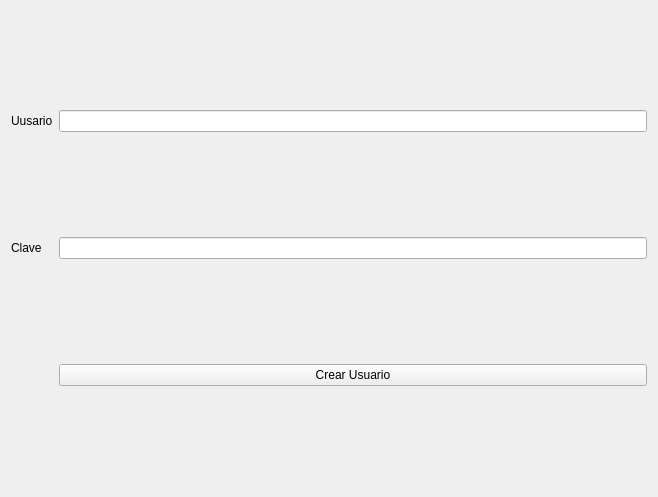
<?xml version="1.0" encoding="UTF-8"?>
<ui version="4.0">
 <class>Alta</class>
 <widget class="QWidget" name="Alta">
  <property name="geometry">
   <rect>
    <x>0</x>
    <y>0</y>
    <width>658</width>
    <height>497</height>
   </rect>
  </property>
  <property name="windowTitle">
   <string>Form</string>
  </property>
  <layout class="QGridLayout" name="gridLayout">
   <item row="1" column="1">
    <widget class="QLineEdit" name="leClave"/>
   </item>
   <item row="0" column="0">
    <widget class="QLabel" name="label">
     <property name="text">
      <string>Uusario</string>
     </property>
    </widget>
   </item>
   <item row="0" column="1">
    <widget class="QLineEdit" name="leUsuario"/>
   </item>
   <item row="1" column="0">
    <widget class="QLabel" name="label_2">
     <property name="text">
      <string>Clave</string>
     </property>
    </widget>
   </item>
   <item row="2" column="1">
    <widget class="QPushButton" name="pbCrear">
     <property name="text">
      <string>Crear Usuario</string>
     </property>
    </widget>
   </item>
  </layout>
 </widget>
 <resources/>
 <connections/>
</ui>
